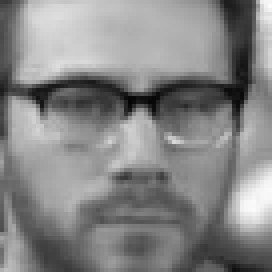
#> input picture step1/data/fromVid_1174.jpg, 68 x 68 px, found by its file name (shown 4 times larger); its folder holds only this picture in this run
$ python eigenface.py
#> lines starting #> are read from the running program, lines starting #| are printed output that depends on the picture
# Import necessary packages
from __future__ import print_function
import os
import sys
import cv2
import numpy as np

# Create data matrix from a list of images
def createDataMatrix(images):
	print("Creating data matrix",end=" ... ")
	'''
	Allocate space for all images in one data matrix.
	The size of the data matrix is
	( w  * h  * 3, numImages )
	where,
	w = width of an image in the dataset.
	h = height of an image in the dataset.
	3 is for the 3 color channels.
	'''

	numImages = len(images)
	sz = images[0].shape
	data = np.zeros((numImages, sz[0] * sz[1]), dtype=np.float32)
	for i in range(0, numImages):
		image = images[i].flatten()
		data[i,:] = image

	print("DONE")
	return data

# Read images from the directory
def readImages(path):
#> called with path = './step1/data/'
	print("Reading images from " + path, end="...")
	# Create array of array of images.
	images = []
	# List all files in the directory and read points from text files one by one
	for filePath in sorted(os.listdir(path)):
		fileExt = os.path.splitext(filePath)[1]
		if fileExt in [".jpg", ".jpeg"]:
			# Add to array of images
			imagePath = os.path.join(path, filePath)
			img = cv2.imread(imagePath)
#> img is the input picture: shape (68, 68, 3); min 5, max 251, mean 133.9
			im = cv2.cvtColor(img, cv2.COLOR_BGR2GRAY)

			if im is None :
				print("image:{} not read properly".format(imagePath))
			else :
				# Convert image to floating point
				im = np.float32(im)/255.0
				# Add image to list
				images.append(im)
				# Flip image
				imFlip = cv2.flip(im, 1);
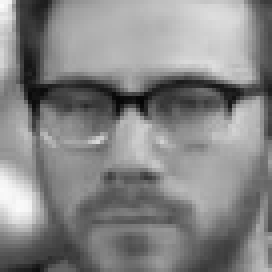
#> imFlip: shape (68, 68) float32 (shown 4 times larger); min 0.0196, max 0.984, mean 0.525
				# Append flipped image
				images.append(imFlip)

	numImages = int(len(images) / 2)
#> numImages = 1
	# Exit if no image found
	if numImages == 0 :
		print("No images found")
		sys.exit(0)

	print(str(numImages) + " files read.")
#| 1 files read.
	return images

# Add the weighted eigen faces to the mean face
def createNewFace(*args):
	# Start with the mean image
	output = averageFace

	# Add the eigen faces with the weights
	for i in range(0, NUM_EIGEN_FACES):
		'''
		OpenCV does not allow slider values to be negative.
		So we use weight = sliderValue - MAX_SLIDER_VALUE / 2
		'''
		sliderValues[i] = cv2.getTrackbarPos("Weight" + str(i), "Trackbars");
		weight = sliderValues[i] - MAX_SLIDER_VALUE/2
		output = np.add(output, eigenFaces[i] * weight)

	# Display Result at 2x size
	output = cv2.resize(output, (0,0), fx=2, fy=2)
	cv2.imshow("Result", output)

def resetSliderValues(*args):
	for i in range(0, NUM_EIGEN_FACES):
		cv2.setTrackbarPos("Weight" + str(i), "Trackbars", int(MAX_SLIDER_VALUE/2));
	createNewFace()

if __name__ == '__main__':

	# Number of EigenFaces
	NUM_EIGEN_FACES = 5

	# Maximum weight
	MAX_SLIDER_VALUE = 255

	# Directory containing images
	dirName = "./step1/data/"

	# Read images
	images = readImages(dirName)
#> images = 2 items

	# Size of images
	sz = images[0].shape
#> sz = (68, 68)

	# Create data matrix for PCA.
	data = createDataMatrix(images)
#> in createDataMatrix, `numImages = len(images)`: numImages = 2

	# Compute the eigenvectors from the stack of images created
	print("Calculating PCA ", end="...")
	mean, eigenVectors = cv2.PCACompute(data, mean=None, maxComponents=NUM_EIGEN_FACES)
	print ("DONE")


	averageFace = mean.reshape(sz)
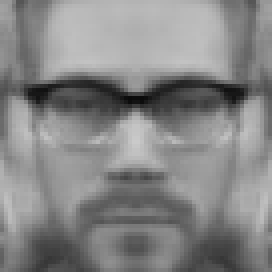
#> averageFace: shape (68, 68) float32 (shown 4 times larger); min 0.0392, max 0.794, mean 0.525

	eigenFaces = [];

	for eigenVector in eigenVectors:
		eigenFace = eigenVector.reshape(sz)
		eigenFaces.append(eigenFace)
#> this loop made 2 passes
#> pass 1, `eigenFace = eigenVector.reshape(sz)`:
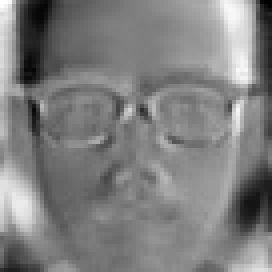
#> eigenFace: shape (68, 68) float32 (shown 4 times larger); min -0.0462, max 0.0462, mean -2.26e-11; drawn with min black and max white
#> pass 2, `eigenFace = eigenVector.reshape(sz)`:
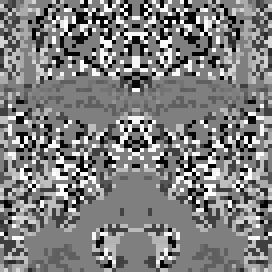
#> eigenFace: shape (68, 68) float32 (shown 4 times larger); min -0.0291, max 0.0291, mean -0.000255; drawn with min black and max white
#> after the loop, eigenFaces = 2 items

	# Create window for displaying Mean Face
	cv2.namedWindow("Result", cv2.WINDOW_AUTOSIZE)

	# Display result at 2x size
	output = cv2.resize(averageFace, (0,0), fx=2, fy=2)
	cv2.imshow("Result", output)

	# Create Window for trackbars
	cv2.namedWindow("Trackbars", cv2.WINDOW_AUTOSIZE)

	sliderValues = []

	# Create Trackbars
	for i in range(0, NUM_EIGEN_FACES):
		sliderValues.append(int(MAX_SLIDER_VALUE/2))
		cv2.createTrackbar( "Weight" + str(i), "Trackbars", int(MAX_SLIDER_VALUE/2), MAX_SLIDER_VALUE, createNewFace)

	# You can reset the sliders by clicking on the mean image.
	cv2.setMouseCallback("Result", resetSliderValues);

	print('''Usage:
	Change the weights using the sliders
	Click on the result window to reset sliders
	Hit ESC to terminate program.''')

	cv2.waitKey(0)
	cv2.destroyAllWindows()

$ run again, on step1/data/fromVid_134.jpg
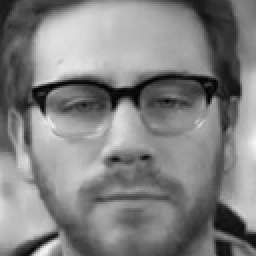
#> input picture step1/data/fromVid_134.jpg, 128 x 128 px, found by its file name (shown 2 times larger)
#> in readImages, img is the input picture: shape (128, 128, 3); min 0, max 247, mean 129.4
#> in readImages, `imFlip = cv2.flip(im, 1);`:
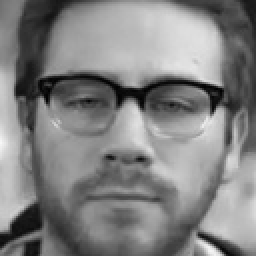
#> imFlip: shape (128, 128) float32 (shown 2 times larger); min 0, max 0.969, mean 0.507
#> in readImages, `numImages = int(len(images) / 2)`: numImages = 1
#| 1 files read.
#> images = 2 items
#> in createDataMatrix, `numImages = len(images)`: numImages = 2
#> the loop `for eigenVector in eigenVectors:` made 2 passes
#> pass 2, `eigenFace = eigenVector.reshape(sz)`:
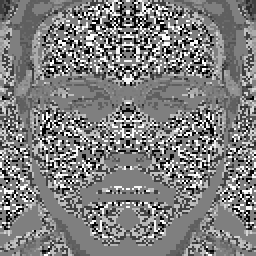
#> eigenFace: shape (128, 128) float32 (shown 2 times larger); min -0.0161, max 0.0161, mean -0.000131; drawn with min black and max white
#> after the loop `for eigenVector in eigenVectors:`: eigenFaces = 2 items

$ run again, on step1/data/fromVid_1376.jpg
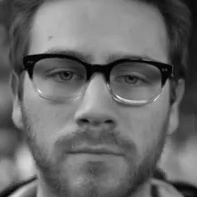
#> input picture step1/data/fromVid_1376.jpg, 197 x 197 px, found by its file name
#> in readImages, img is the input picture: shape (197, 197, 3); min 0, max 243, mean 106.2
#> in readImages, `imFlip = cv2.flip(im, 1);`:
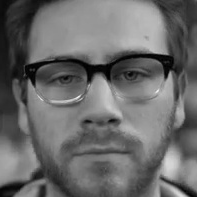
#> imFlip: shape (197, 197) float32; min 0, max 0.953, mean 0.417
#> in readImages, `numImages = int(len(images) / 2)`: numImages = 1
#| 1 files read.
#> images = 2 items
#> in createDataMatrix, `numImages = len(images)`: numImages = 2
#> the loop `for eigenVector in eigenVectors:` made 2 passes
#> pass 2, `eigenFace = eigenVector.reshape(sz)`:
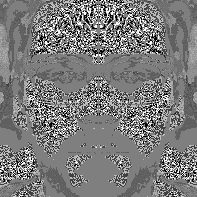
#> eigenFace: shape (197, 197) float32; min -0.012, max 0.012, mean -0.000351; drawn with min black and max white
#> after the loop `for eigenVector in eigenVectors:`: eigenFaces = 2 items
